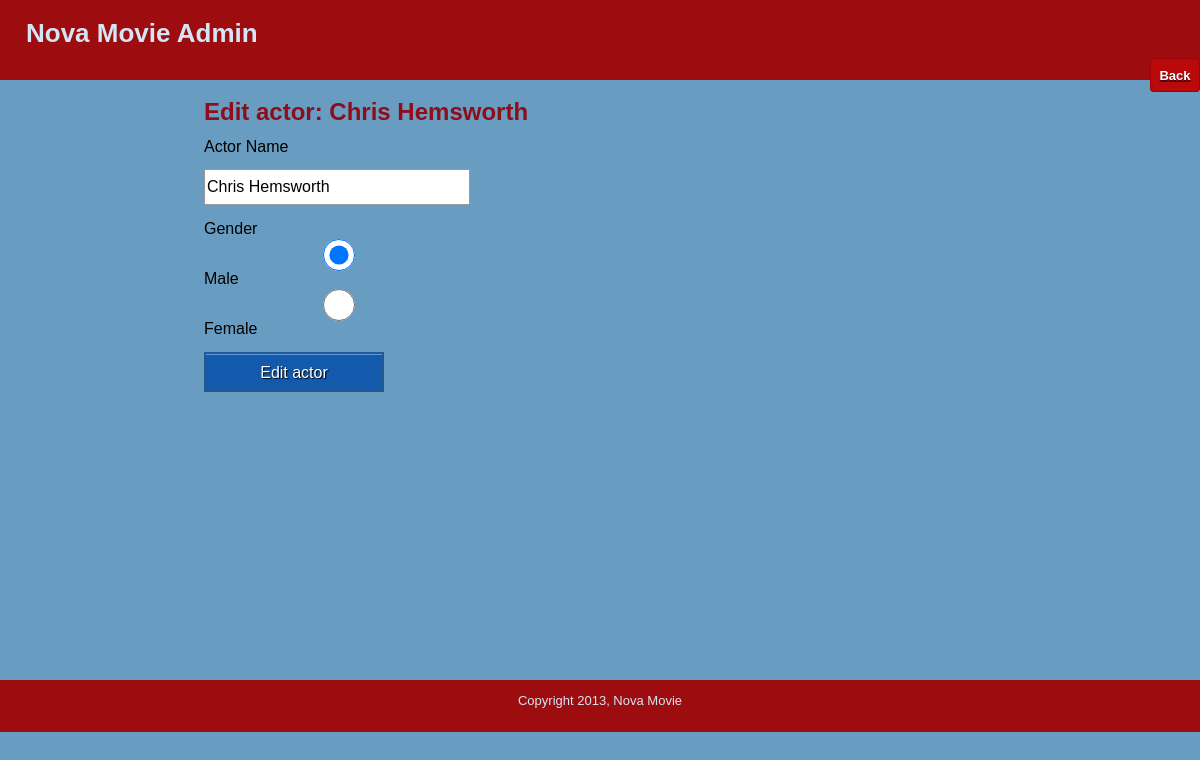
The app's page /edit_actor.php?id=1 (signed in) with its own data.
### tables this page shows
CREATE TABLE actor(
  id int Not NULL AUTO_INCREMENT,
  name MEDIUMTEXT Not NULL,
  gender MEDIUMTEXT  Not NULL,
  deleted bit default 0,  
  PRIMARY KEY (id)
);

### includes/functions.php (called while the page is built, shortened)
<?php
	function find_actor_by_id($actor_id) {
		global $connection;
		$safe_actor_id = mysqli_real_escape_string($connection, $actor_id);
		$query  = "SELECT * ";
		$query .= "FROM actor ";
		$query .= "WHERE id = {$safe_actor_id} ";
		$query .= "LIMIT 1";
		$actor_set = mysqli_query($connection, $query);
		if($actor = mysqli_fetch_assoc($actor_set)) {
			return $actor;
		} else {
			return null;
		}
	}
?>

### public/edit_actor.php (the view, shortened to what this page needs)
<?php require_once("../includes/db_connection.php"); ?>
<?php require_once("../includes/functions.php"); ?>
<?php
  $actor = find_actor_by_id($_GET["id"]);
?>
<?php include("../includes/layouts/header.php"); ?>
<div class="hlinks">
   <a href="manage_actors.php"><span class="text">Back</span></a>
</div>
</div>
<div id="main">
  <div id="navigation">
  </div>
  <div id="page">
    <h2>Edit actor: <?php echo htmlentities($actor["name"]); ?></h2>
    <form action="edit_actor.php?id=<?php echo urlencode($actor["id"]); ?>" method="post">
      <p>Actor Name <br></br>
        <input type="text" name="actor_name" value="<?php echo htmlentities($actor["name"]); ?>" />
      </p>
      <p>Gender
        <input type="radio" name="gender" value = "male"
		 <?php
	         if ($actor["gender"] =="male") {
	     ?>
	        checked="checked"
	        <?php } ?>
        /> Male
        <input type="radio" name="gender" value = "female"
		 <?php
	         if ($actor["gender"] =="female") {
	     ?>
	        checked="checked"
	        <?php } ?>
        /> Female
     </p>
      <input type="submit" name="submit" value="Edit actor" class="blue" />
    </form>
    <br />
  </div>
</div>
<?php include("../includes/layouts/footer.php"); ?>

### public/stylesheets/public.css (style rules this page uses)
html { height: 100%; width: 100%; }
body { width: 100%; height: 100%; margin: 0; padding: 0; border: 0; font-family: Verdana, Arial, Helvetica, sans-serif; font-size: 13px; line-height: 15px; background: #689DC1; }
a { color: #8D0D19; }
#header .hlinks { float: right; }
#header .hlinks .text { border: 1px solid #A20103; border-radius: 4px 4px 4px 4px; color: white; padding: 8.5px; font-weight: 700; text-shadow: 0 1px 0 rgba(0,0,0,.5); background: #b9090b; }
#main { height: 600px; width: 100%; margin: 0; padding: 0; }
#navigation { float: left; width: 120px; height: 100%; margin: 0; padding: 0 2em; color: #9D0D10; }
#page { float: left; height: 100%; padding-left: 2em; vertical-align: top; font-size: 16px; line-height: 15px; }
#page h2 { color: #8D0D19; margin-top: 1em; }
input { width:260px; display:block; border: 1px solid #999; height: 32px; font-size: 16px; }
input.blue { background-color: #135aac; box-shadow: inset 0 1px 0 0 #5e9de4; color: #fff; border:2px solid #265890; text-shadow: 1px 1px 1px #000; height: 40px; width:180px; font-size:16px; padding: 10px 16px; min-width: 160px; }

### records on screen
actor: name "Chris Hemsworth", actor_name "Chris Hemsworth", gender "☑"
